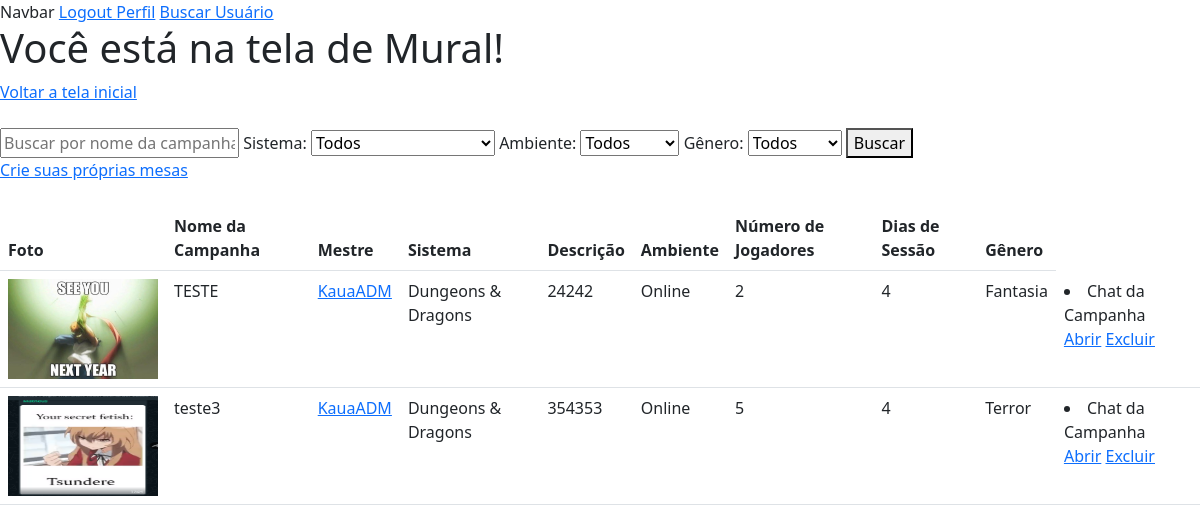
Before: /buscarMesa/ (signed in) with the older database file.
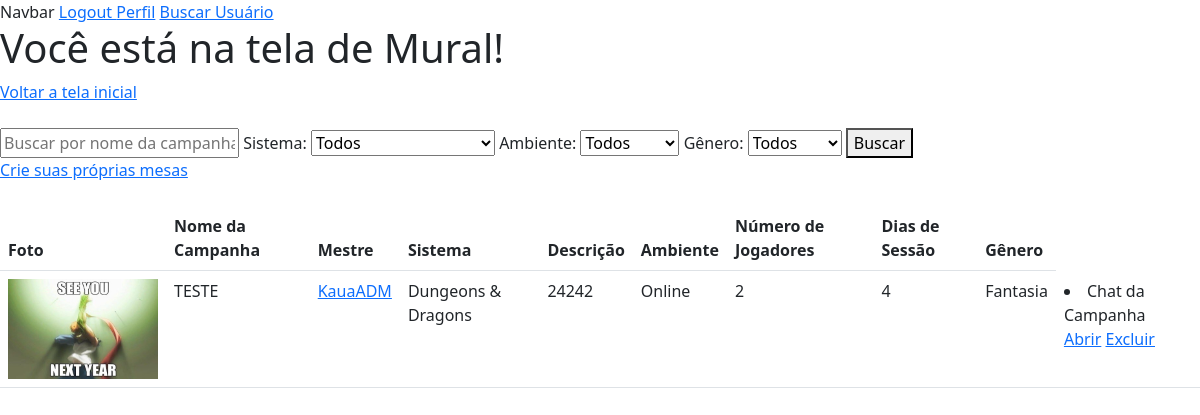
After: the same page with the newer database file.
### home/models.py (models this page shows, shortened)
class Campanha(models.Model):
    nomeMestre = models.ForeignKey(Perfil, on_delete=models.CASCADE)
    SISTEMAS_RPG_CHOICES = (
        ('Dungeons & Dragons', 'Dungeons & Dragons'),
        ('Ordem Paranormal', 'Ordem Paranormal'),
        ('Tormenta20', 'Tormenta20'),
        ('Call of Cthulu', 'Call of Cthulu'),
        ('Outro', 'Outro')
    )
    AMBIENTES_RPG_CHOICES = (
        ('Online', 'Online'),
        ('Presencial', 'Presencial')
    )
    GENERO_RPG_CHOICES = (
        ('Aventura', 'Aventura'),
        ('Fantasia', 'Fantasia'),
        ('Histórico', 'Histórico'),
        ('Mistério', 'Mistério'),
        ('Suspense', 'Suspense'),
        ('Terror', 'Terror'),
    )
    nomeCampanha = models.CharField(max_length=52, null=True)
    sistemaCampanha = models.CharField(max_length=100, choices=SISTEMAS_RPG_CHOICES, null=True)
    descricaoCampanha = models.TextField(max_length=256, null=True)
    fotoCampanha = models.ImageField(upload_to='images/FotoCampanha/', null=True)
    ambienteCampanha = models.CharField(max_length=100, choices=AMBIENTES_RPG_CHOICES, null=True)
    numeroJogadores = models.IntegerField(null=True)
    diasSessao = models.CharField(max_length=52, null=True)
    generoRPG = models.CharField(max_length=100, choices=GENERO_RPG_CHOICES, null=True)

class Perfil(models.Model):
    nomePerfil = models.ForeignKey(User, on_delete=models.CASCADE)
    slug = models.SlugField(User, unique=True)
    SESSION_CHOICES = (
        ('Online', 'Online'),
        ('Presencial', 'Presencial'),
    )
    PLAYER_TYPE_CHOICES = (
        ('Mestre', 'Mestre'),
        ('Jogador', 'Jogador'),
        ('Ambos', 'Ambos'),
    )
    RPG_SYSTEM_CHOICES = (
        ('Dungeons & Dragons', 'Dungeons & Dragons'),
        ('Tormenta20', 'Tormenta20'),
        ('Ordem Paranormal', 'Ordem Paranormal'),
        ('Call of Cthulhu', 'Call of Cthulhu'),
        ('Outros', 'Outros'),
    )
    fotoConta = models.ImageField(upload_to='images/profilePictures')
    tipo_sessao = models.CharField(max_length=20, choices=SESSION_CHOICES, null=True)
    tipo_player = models.CharField(max_length=20, choices=PLAYER_TYPE_CHOICES, null=True)
    descricao = models.TextField(max_length=256, null=True)
    sistema_rpg = models.CharField(max_length=20, choices=RPG_SYSTEM_CHOICES, null=True)
    idade = models.IntegerField(null=True)

### chat/models.py (models this page shows, shortened)
class Grupo(models.Model):
    from home.models import Campanha
    uuid = models.UUIDField(default=uuid4, editable=False)
    membros = models.ManyToManyField(User)
    criador = models.ForeignKey(User, on_delete=models.CASCADE, null=True, related_name='grupos_criados')
    publico = models.BooleanField(default=False)
    campanha = models.ForeignKey(Campanha, on_delete=models.CASCADE, related_name='chats', null=True)

### home/views.py (the view)
# urls.py: path('buscarMesa/', views.buscarmesa, name='buscarmesa'),
@login_required
def buscarmesa(request):
    perfil = Perfil.objects.get(nomePerfil=request.user)
    sistema_busca = request.GET.get('q')
    sistema_filtro = request.GET.get('sistema')
    ambiente_filtro = request.GET.get('ambiente')
    genero_filtro = request.GET.get('genero')
    campanhas = Campanha.objects.all()
    if sistema_busca:
        campanhas = campanhas.filter(Q(nomeCampanha__icontains=sistema_busca))
    if sistema_filtro:
        campanhas = campanhas.filter(Q(sistemaCampanha__icontains=sistema_filtro))
    if ambiente_filtro:
        campanhas = campanhas.filter(Q(ambienteCampanha__icontains=ambiente_filtro))
    if genero_filtro:
        campanhas = campanhas.filter(Q(generoRPG__icontains=genero_filtro))
    campanhas_e_grupos = {}
    for campanha in campanhas:
        grupos = campanha.chats.all()
        campanhas_e_grupos[campanha] = grupos
    return render(request, 'principal/muralLogado.html', {'campanhas_e_grupos': campanhas_e_grupos, 'perfil': perfil})

### home/templates/principal/muralLogado.html (shortened to what this page needs)
{% extends 'principal/base.html' %}
{% block conteudo %}
<h1>Você está na tela de Mural!</h1>
<a href='{% url 'index' %}'>Voltar a tela inicial</a> <br> <br>
<form method="GET" class="search-form">
    <input type="text" name="q" placeholder="Buscar por nome da campanha">
    <label for="sistema">Sistema:</label>
    <select name="sistema" id="sistema">
        <option value="">Todos</option>
    </select>
    <label for="ambiente">Ambiente:</label>
    <select name="ambiente" id="ambiente">
        <option value="">Todos</option>
    </select>
    <label for="genero">Gênero:</label>
    <select name="genero" id="genero">
        <option value="">Todos</option>
    </select>
    <button type="submit">Buscar</button>
</form>
{% if perfil.tipo_player == "Ambos" or perfil.tipo_player == "Mestre" %}
<a href="{% url 'criarCampanhas' %}">Crie suas próprias mesas</a>
{% endif %}
<br> <br>
<link href="https://cdn.jsdelivr.net/npm/bootstrap@5.3.0/dist/css/bootstrap.min.css" rel="stylesheet">
<table class="table">
    <thead>
        <tr>
            <th>Foto</th>
            <th>Nome da Campanha</th>
            <th>Mestre</th>
            <th>Sistema</th>
            <th>Descrição</th>
            <th>Ambiente</th>
            <th>Número de Jogadores</th>
            <th>Dias de Sessão</th>
            <th>Gênero</th>
        </tr>
    </thead>
    <tbody>
        {% for campanha, grupos in campanhas_e_grupos.items %}
        <tr>
            <td><img src="{{ campanha.fotoCampanha.url }}" alt="Foto da Campanha" width="150" height="100"></td>
            <td>{{ campanha.nomeCampanha }}</td>
            <td><a href="{% url 'exibir_perfil' perfil_slug=campanha.nomeMestre.slug %}">{{ campanha.nomeMestre.nomePerfil.username }}</a></td>
            <td>{{ campanha.sistemaCampanha }}</td>
            <td>{{ campanha.descricaoCampanha }}</td>
            <td>{{ campanha.ambienteCampanha }}</td>
            <td>{{ campanha.numeroJogadores }}</td>
            <td>{{ campanha.diasSessao }}</td>
            <td>{{ campanha.generoRPG }}</td>
            <td>
                {% for grupo in grupos %}
                    <div id="{{ grupo.uuid }}">
                        <li><a>Chat da Campanha</a></li>
                        {% if request.user in grupo.membros.all %}
                            <a href="{% url 'Abrir_chat_pub' uuid=grupo.uuid %}">Abrir</a>
                            {% if user == grupo.criador %}
                                <a href="{% url 'Remover_grupo' uuid=grupo.uuid %}">Excluir</a>
                            {% endif %}
                            {% else %}
                            <a href="{% url 'enviar_solicitacao' campanha_id=campanha.id %}">Enviar Solicitação</a>
                            {% endif %}
                    </div>
                {% endfor %}
            </td>
        </tr>
        {% endfor %}
    </tbody>
</table>
{% endblock conteudo %}

Changed rows visible on the page:
removed Campanha: fotoCampanha (picture), nomeCampanha "teste3", nomeMestre.nomePerfil.username "KauaADM", sistemaCampanha "Dungeons & Dragons", descricaoCampanha "354353", ambienteCampanha "Online", numeroJogadores "5", diasSessao "4", generoRPG "Terror"
removed Grupo: shows "Abrir", shows "Excluir", shown under "teste3"
